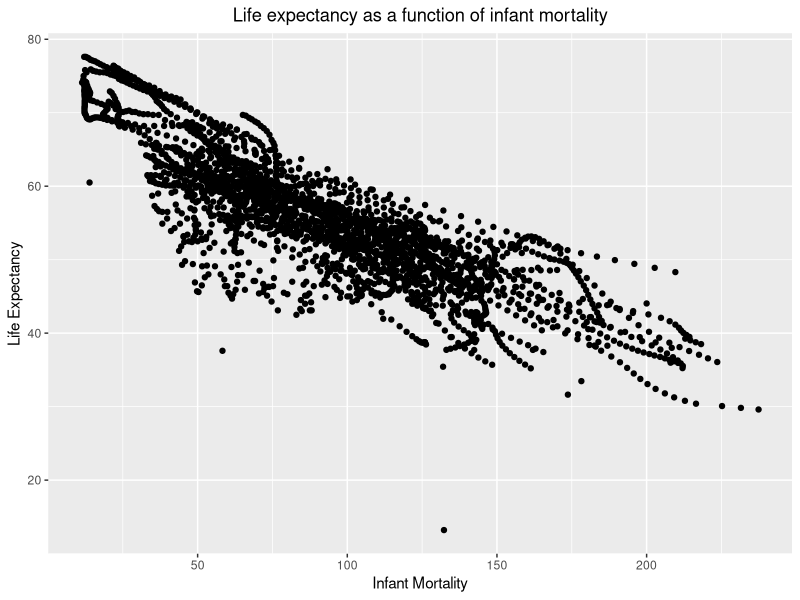
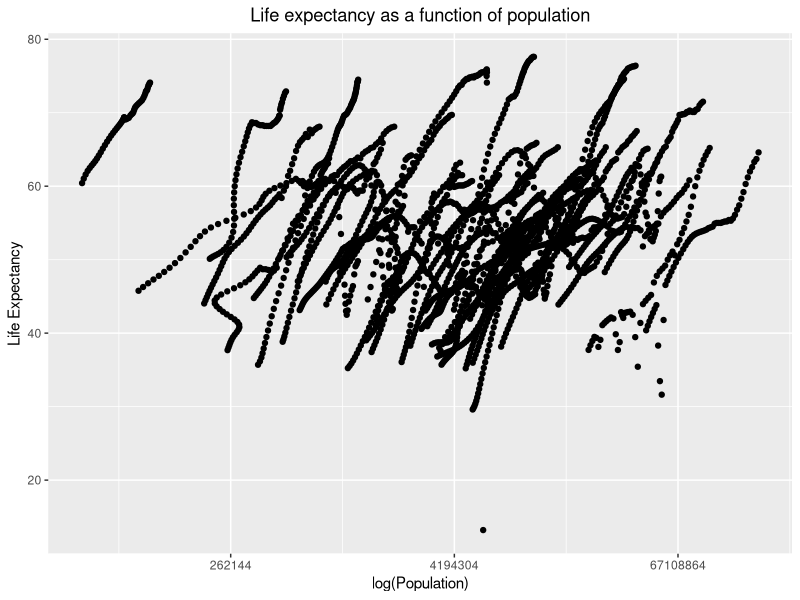
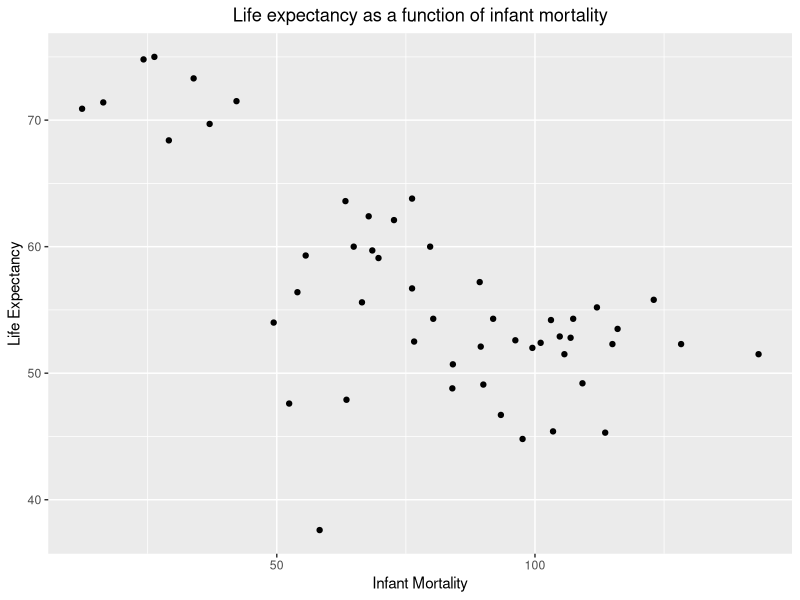
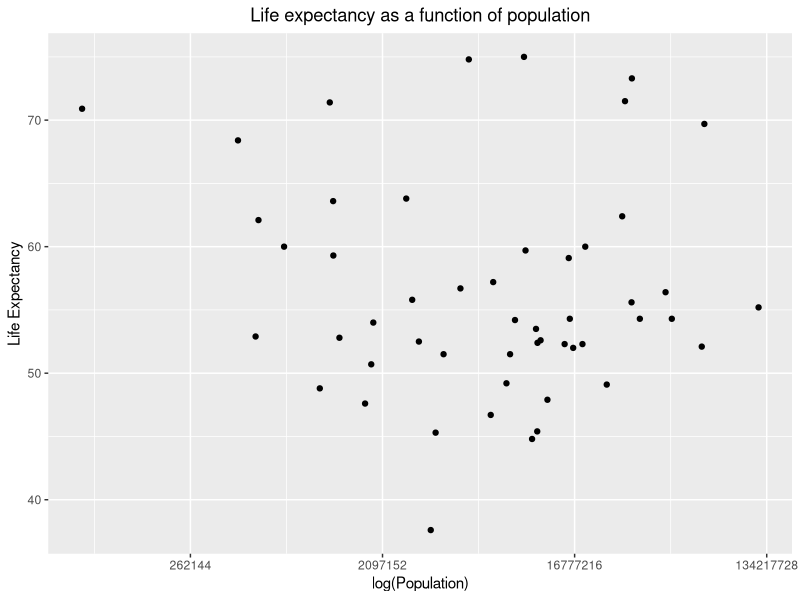

These figures' R source, in order:
## ---- chunk 1
#to use the gapminder data
library("dslabs") 

#to select certain columns of data
library("dplyr") 

#to plot data
library(ggplot2)

#to center all plot titles
theme_update(plot.title = element_text(hjust = 0.5))
## ---- chunk 2
#look at help file for gapminder data
help(gapminder)

#overview of data structure
str(gapminder)

#summary of data
summary(gapminder)

#determine object type of gapminder data
class(gapminder)
## ---- chunk 3
### Goal: create new object that selects only African countries
africadata <- gapminder[gapminder$continent == "Africa", ]

#overview of Africa data structure
str(africadata)

#summary of Africa data
summary(africadata)

### new subset of Africa data that only includes infant mortality and life expectancy
africa_im_le <- africadata %>%
  select(infant_mortality, life_expectancy)

#overview of infant mortality and life expectancy data
str(africa_im_le)

#summary of infant mortality and life expectancy data
summary(africa_im_le)

### new subset of Africa data that only includes population and life expectancy
africa_pop_le <- africadata %>%
  select(population, life_expectancy)

#overview of population and life expectancy data
str(africa_pop_le)

#summary of population and life expectancy data
summary(africa_pop_le)
## ---- chunk 4
#plot life expectancy as a function of infant mortality 
ggplot(data = africa_im_le, aes(x = infant_mortality, y = life_expectancy)) +
  geom_point() +
  scale_size_manual(values = 2) +
  ggtitle("Life expectancy as a function of infant mortality") +
  labs(x = "Infant Mortality", y = "Life Expectancy")

#plot life expectancy as a function of population size
ggplot(data = africa_pop_le, aes(x = population, y = life_expectancy)) +
  geom_point() +
  scale_size_manual(values = 2) +
  scale_x_continuous(trans = 'log2') +
  ggtitle("Life expectancy as a function of population") +
  labs(x = "log(Population)", y = "Life Expectancy")
## ---- chunk 5
### Identify missing infant mortality data
#make a list of missing infant mortality data
africadata_missing <- africadata[is.na(africadata$infant_mortality), ]

#identify years of missing infant mortality data
unique(africadata_missing$year)

### Create subset of Africa data only in year 2000
africadata_2000 <- africadata[africadata$year == "2000", ]

#overview of Africa data in 2000
str(africadata_2000)

#summary of Africa data in 2000
summary(africadata_2000)
## ---- chunk 6
#new subset of Africa data in 2000 that only includes infant mortality and life expectancy
africa_im_le_2000 <- africadata_2000 %>%
  select(infant_mortality, life_expectancy)

#overview of infant mortality and life expectancy data in 2000
str(africa_im_le_2000)

#summary of infant mortality and life expectancy data in 2000
summary(africa_im_le_2000)

#plot of life expectancy as a function of infant mortality in 2000
ggplot(data = africa_im_le_2000, aes(x = infant_mortality, y = life_expectancy)) +
  geom_point() +
  scale_size_manual(values = 2) +
  ggtitle("Life expectancy as a function of infant mortality") +
  labs(x = "Infant Mortality", y = "Life Expectancy")

### new subset of Africa data in 2000 that only includes population and life expectancy
africa_pop_le_2000 <- africadata_2000 %>%
  select(population, life_expectancy)

#overview of population and life expectancy data in 2000
str(africa_pop_le_2000)

#summary of population and life expectancy data in 2000
summary(africa_pop_le_2000)

#plot of life expectancy as a function of population in 2000
ggplot(data = africa_pop_le_2000, aes(x = population, y = life_expectancy)) +
  geom_point() +
  scale_size_manual(values = 2) +
  scale_x_continuous(trans = 'log2') +
  ggtitle("Life expectancy as a function of population") +
  labs(x = "log(Population)", y = "Life Expectancy")
## ---- chunk 7
#linear model with life expectancy as outcome, infant mortality as predictor (using 2000 data)
fit1 <- lm(life_expectancy ~ infant_mortality, data = africa_im_le_2000)

#summary of fit 1
summary(fit1)

#linear model with life expectancy as outcome, population size as predictor (using 2000 data)
fit2 <- lm(life_expectancy ~ population, data = africa_pop_le_2000)

#summary of fit 2
summary(fit2)
